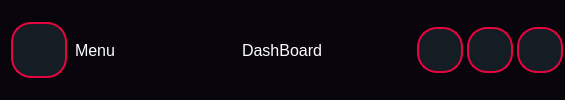
        <widget class="QFrame" name="Title_bar">
         <property name="minimumSize">
          <size>
           <width>565</width>
           <height>80</height>
          </size>
         </property>
         <property name="styleSheet">
          <string notr="true">QFrame {
    background-color: #09050D  ;
border:0px;
}
QLabel{
color:white;
}

#Title_bar{
border:1px solid black;

}
QPushButton {
height:50px;
width:50px;
border-radius: 20px;
padding:15px;
margin: 2px;
border : 2px solid #E60540;
background-color:#141C24;
}
QPushButton:hover {
    background-color: rgba(230, 5, 64, 0.3);
}</string>
         </property>
         <property name="frameShape">
          <enum>QFrame::StyledPanel</enum>
         </property>
         <property name="frameShadow">
          <enum>QFrame::Raised</enum>
         </property>
         <layout class="QHBoxLayout" name="horizontalLayout_2">
          <property name="spacing">
           <number>0</number>
          </property>
          <property name="leftMargin">
           <number>0</number>
          </property>
          <property name="topMargin">
           <number>0</number>
          </property>
          <property name="rightMargin">
           <number>0</number>
          </property>
          <property name="bottomMargin">
           <number>0</number>
          </property>
          <item>
           <widget class="QFrame" name="Menu_Restore_close">
            <property name="frameShape">
             <enum>QFrame::StyledPanel</enum>
            </property>
            <property name="frameShadow">
             <enum>QFrame::Raised</enum>
            </property>
            <layout class="QHBoxLayout" name="horizontalLayout_3">
             <item>
              <widget class="QPushButton" name="Menu_Close_btn">
               <property name="minimumSize">
                <size>
                 <width>60</width>
                 <height>60</height>
                </size>
               </property>
               <property name="maximumSize">
                <size>
                 <width>60</width>
                 <height>60</height>
                </size>
               </property>
               <property name="cursor">
                <cursorShape>PointingHandCursor</cursorShape>
               </property>
               <property name="text">
                <string />
               </property>
               <property name="icon">
                <iconset resource="../Qss/icons/_icons.qrc">
                 <normaloff>:/icons/Icons/feather/chevrons-left.png</normaloff>:/icons/Icons/feather/chevrons-left.png</iconset>
               </property>
              </widget>
             </item>
             <item>
              <widget class="QLabel" name="Name_Menu">
               <property name="font">
                <font>
                 <pointsize>12</pointsize>
                </font>
               </property>
               <property name="lineWidth">
                <number>1</number>
               </property>
               <property name="text">
                <string>Menu</string>
               </property>
              </widget>
             </item>
            </layout>
           </widget>
          </item>
          <item>
           <widget class="QFrame" name="DashBoard">
            <property name="frameShape">
             <enum>QFrame::StyledPanel</enum>
            </property>
            <property name="frameShadow">
             <enum>QFrame::Raised</enum>
            </property>
            <layout class="QVBoxLayout" name="verticalLayout_5">
             <item alignment="Qt::AlignHCenter">
              <widget class="QLabel" name="Name">
               <property name="font">
                <font>
                 <pointsize>12</pointsize>
                </font>
               </property>
               <property name="text">
                <string>DashBoard</string>
               </property>
              </widget>
             </item>
            </layout>
           </widget>
          </item>
          <item alignment="Qt::AlignRight|Qt::AlignVCenter">
           <widget class="QFrame" name="Window_buttons">
            <property name="styleSheet">
             <string notr="true">QPushButton{
padding :20px;
}</string>
            </property>
            <property name="frameShape">
             <enum>QFrame::StyledPanel</enum>
            </property>
            <property name="frameShadow">
             <enum>QFrame::Raised</enum>
            </property>
            <layout class="QHBoxLayout" name="horizontalLayout_4">
             <property name="spacing">
              <number>0</number>
             </property>
             <property name="leftMargin">
              <number>0</number>
             </property>
             <property name="topMargin">
              <number>0</number>
             </property>
             <property name="rightMargin">
              <number>0</number>
             </property>
             <property name="bottomMargin">
              <number>0</number>
             </property>
             <item>
              <widget class="QPushButton" name="Minimize_button">
               <property name="minimumSize">
                <size>
                 <width>50</width>
                 <height>50</height>
                </size>
               </property>
               <property name="maximumSize">
                <size>
                 <width>50</width>
                 <height>50</height>
                </size>
               </property>
               <property name="cursor">
                <cursorShape>PointingHandCursor</cursorShape>
               </property>
               <property name="mouseTracking">
                <bool>true</bool>
               </property>
               <property name="text">
                <string />
               </property>
               <property name="icon">
                <iconset resource="../Qss/icons/_icons.qrc">
                 <normaloff>:/icons/Icons/feather/minus.png</normaloff>:/icons/Icons/feather/minus.png</iconset>
               </property>
              </widget>
             </item>
             <item>
              <widget class="QPushButton" name="Maximize_Restore_button">
               <property name="minimumSize">
                <size>
                 <width>50</width>
                 <height>50</height>
                </size>
               </property>
               <property name="maximumSize">
                <size>
                 <width>50</width>
                 <height>50</height>
                </size>
               </property>
               <property name="cursor">
                <cursorShape>PointingHandCursor</cursorShape>
               </property>
               <property name="styleSheet">
                <string notr="true" />
               </property>
               <property name="text">
                <string />
               </property>
               <property name="icon">
                <iconset resource="../Qss/icons/_icons.qrc">
                 <normaloff>:/icons/Icons/feather/maximize-2.png</normaloff>:/icons/Icons/feather/maximize-2.png</iconset>
               </property>
              </widget>
             </item>
             <item>
              <widget class="QPushButton" name="Close_button">
               <property name="minimumSize">
                <size>
                 <width>50</width>
                 <height>50</height>
                </size>
               </property>
               <property name="maximumSize">
                <size>
                 <width>50</width>
                 <height>50</height>
                </size>
               </property>
               <property name="cursor">
                <cursorShape>PointingHandCursor</cursorShape>
               </property>
               <property name="mouseTracking">
                <bool>false</bool>
               </property>
               <property name="text">
                <string />
               </property>
               <property name="icon">
                <iconset resource="../Qss/icons/_icons.qrc">
                 <normaloff>:/icons/Icons/feather/window_close.png</normaloff>:/icons/Icons/feather/window_close.png</iconset>
               </property>
               <property name="autoDefault">
                <bool>false</bool>
               </property>
              </widget>
             </item>
            </layout>
           </widget>
          </item>
         </layout>
        </widget>
